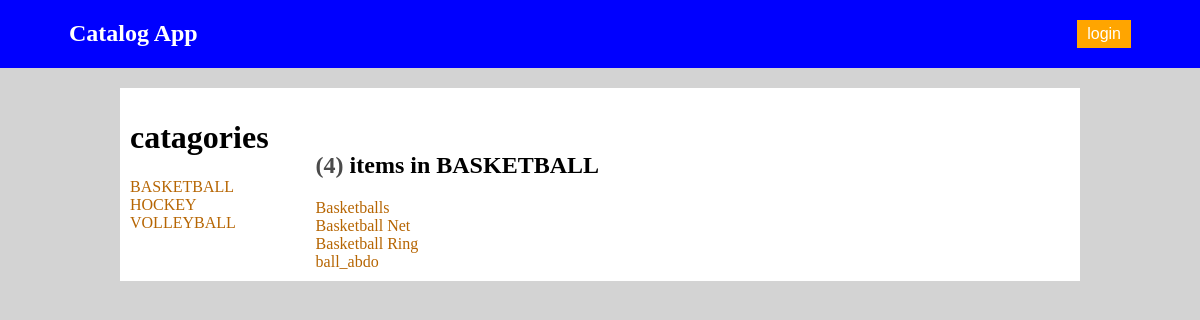
The app's page /catalog/BASKETBALL/items, older data.
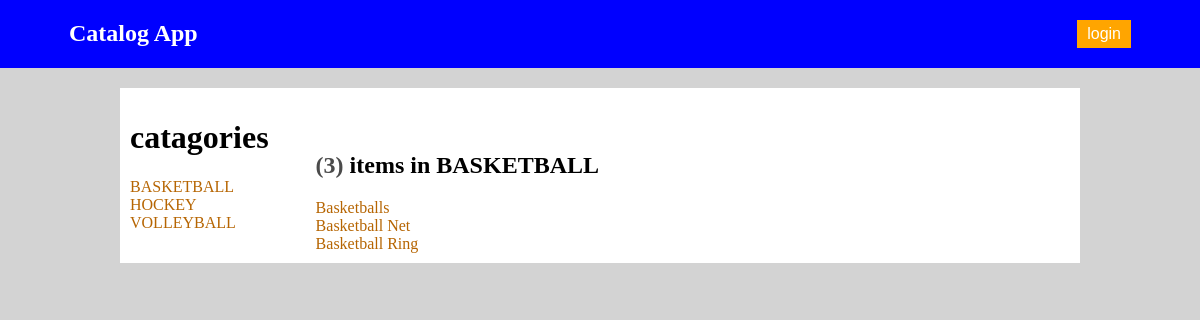
The same page, newer data.
### db_setup.py (models this page shows, shortened)
class Category(Base):
    __tablename__ = 'category'
    id = Column(Integer, primary_key=True)
    name = Column(String(100), nullable=False)

class CatItem(Base):
    __tablename__ = 'cat_item'
    title = Column(String(100), nullable=False)
    id = Column(Integer, primary_key=True)
    description = Column(String(550))
    cat_id = Column(Integer, ForeignKey('category.id'))
    category = relationship(Category)
    user_id =Column(Integer,ForeignKey('user.id'), nullable=False)
    user =relationship(User)

### application.py (the view)
@app.route('/catalog/<string:category_name>/items')
def showCatItems(category_name):
    categories = session.query(Category).order_by(asc(Category.name))
    catagory = session.query(Category).filter_by(name=category_name).one()
    catItems = session.query(CatItem).filter_by(cat_id=catagory.id).all()
    not_user=True
    if 'username' in login_session:
        not_user=False
    count = len(catItems)
    return render_template("catItems.html",
                           catItems=catItems, category=catagory,categories=categories
                           ,count=count,not_user=not_user,login_session=login_session)

### templates/catItems.html (shortened to what this page needs)
{% extends "main.html" %}
{% block content %}
<div class="container-right">
        <h1>
            catagories
        </h1>
        {% for _category in categories %}
            <div class="row">
                    <a class="links" href = "{{url_for('showCatItems', category_name = _category.name)}}">
                        {{_category.name}}
                    </a>
            </div>
        {% endfor %}
</div>
<div>
    <h2> <span style="opacity: .7;">({{count}})</span> items in {{category.name}}</h2>
    {% for item in catItems %}
        <div class="row">
                <a class="links" href = "{{url_for('showItemDetail', category_name = category.name,item_title = item.title)}}">
                    {{item.title}}
                </a>
        </div>
    {% endfor %}
</div>
{% endblock %}

### templates/main.html (shortened to what this page needs)
<!DOCTYPE html>
<html>
    <head>
            <link rel=stylesheet type=text/css href="{{ url_for('static', filename='style.css') }}">
    </head>
    <body>
        {% include "header.html" %}
        <div class="container">
            {% block content %}
            {% endblock %}
        </div>
    </body>
</html>

### templates/header.html (shortened to what this page needs)
<div class="header">
	<div class="item_left">
		<a href="{{url_for('showCategories')}}">
			<span class="title white" >Catalog App</span>
		</a>
	</div>
	<div class="item_right ">
		<div> {% if not_user %}
				<a href="{{url_for('showLogin')}}">
				<button class="auoth_btn">
				<span class="white" >login</span>
				</button>
				</a>
			{% endif %}
		</div>
	</div>
</div>

### static/style.css (style rules this page uses)
:root { --top-color:blue; --login-color:orange; --text-header-color:white; --links-color:rgb(182, 101, 2); --flash-color:white; --flash-back-color:green; }
a { text-decoration: none; }
.title { font-size: 150%; font-weight: bold; }
body { background-color: lightgray; margin: 0px 0px 0px 0px ; }
.header { display: flow-root; background-color: var(--top-color); padding: 20px 10px 20px 10px; }
.item_left { float: left; margin-left: 5%; }
.item_right { float: right; margin-right: 5%; }
.auoth_btn { background-color: var(--login-color); border-width: 0; font-size: 100%; padding: 5px 10px 5px 10px; }
.white { color: var(--text-header-color); }
.container { display: flex; background-color: white; margin: 20px 10% auto 10%; padding: 10px 10px 10px 10px ; }
.container-right { padding-right: 5%; }
.links { color: var(--links-color); }

Row changes from the older to the newer data that the page shows:
no longer on this page (row edited): CatItem: title "ball_abdo"
Text that changed along with them:
{{ count }}: "4" → "3"
